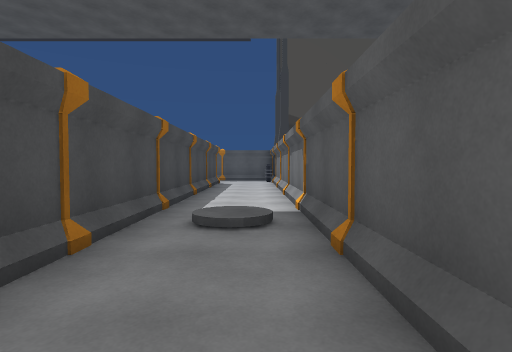
[1] (above)

24 first-person views from a walk through a scene from a Unity 3-D project. The camera is 1.3 m above the floor, tilts 2° down and sees 80° across. Doors are open. The floor is counted in squares, 2 m on a side. Each view is taken from the middle of a square. On the plan, view 1 faces up. The plan holds only what a view shows up to about 10 squares ahead; the rest is blank. The place goes on beyond the plan. The player character is not drawn. Some surface patterns are stand-ins.

[2]
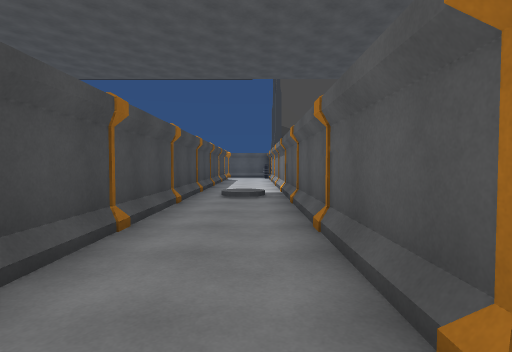

[3]
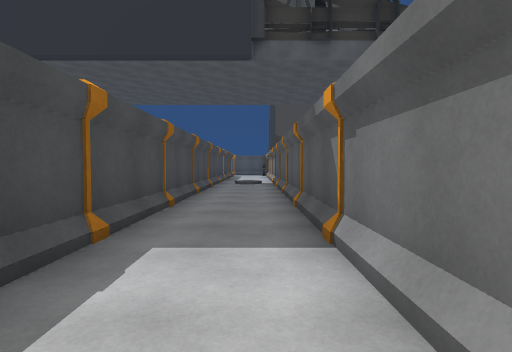

[4]
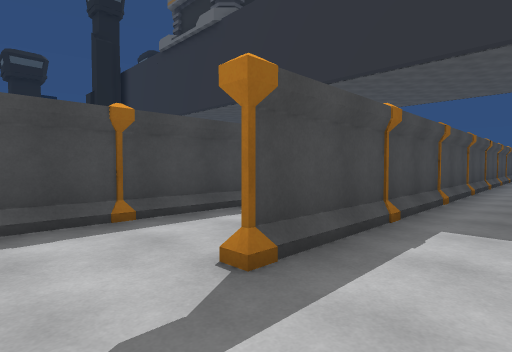

[5]
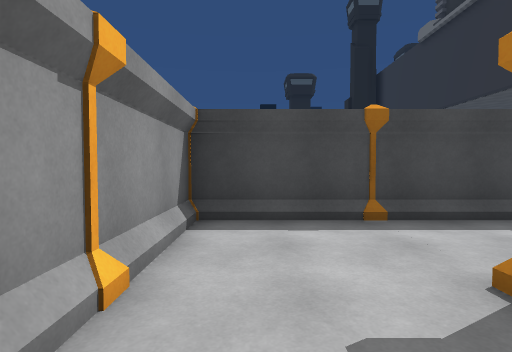

[6]
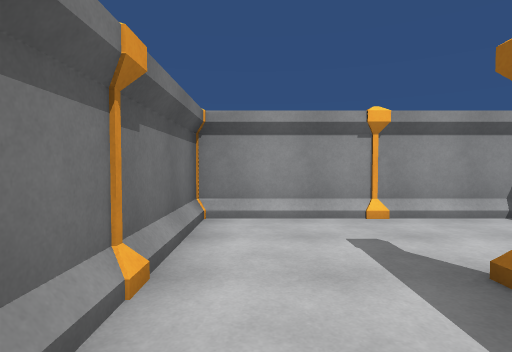

[7]
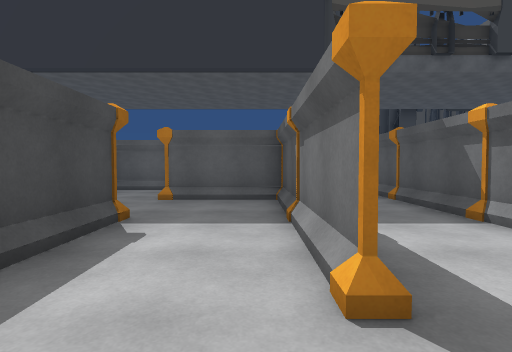

[8]
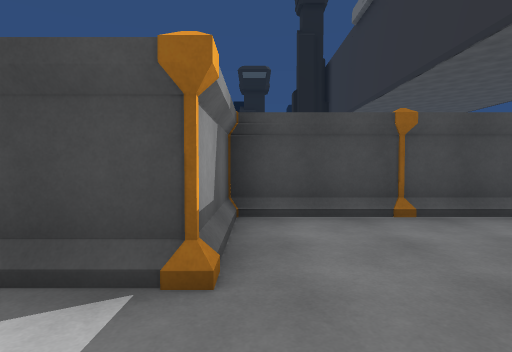

[9]
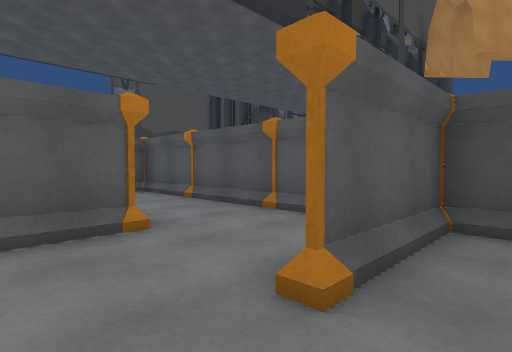

[10]
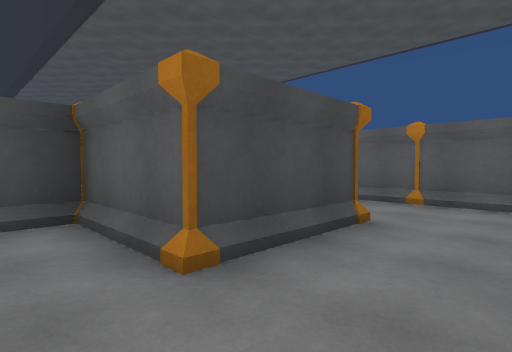

[11]
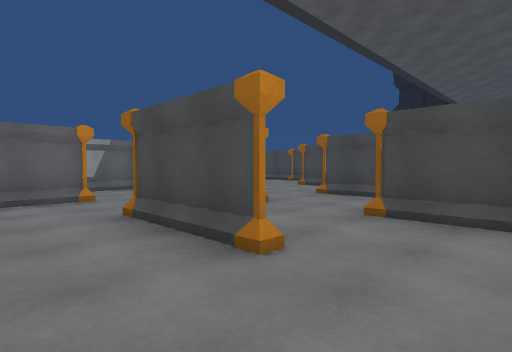

[12]
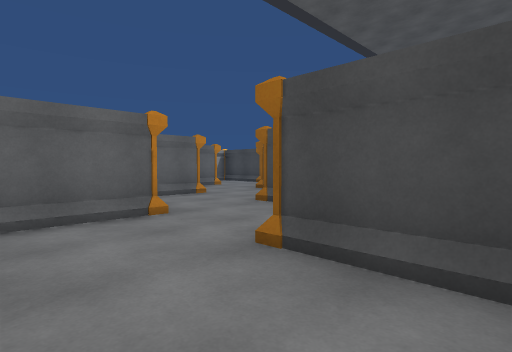

[13]
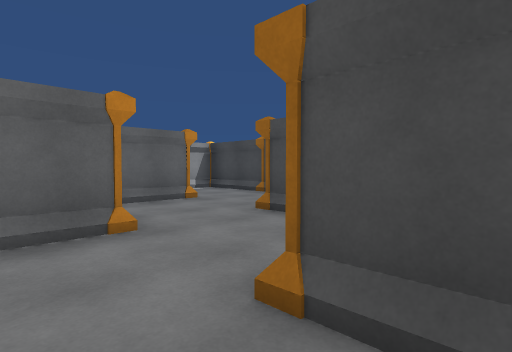

[14]
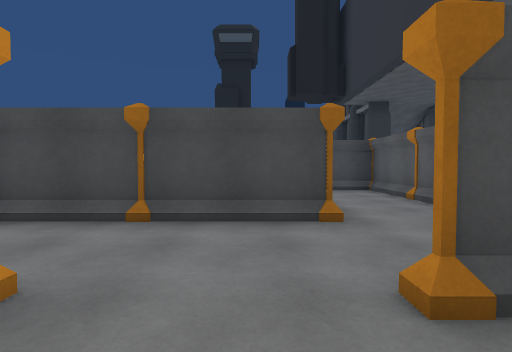

[15]
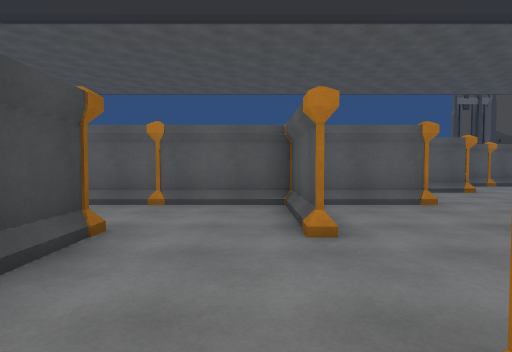

[16]
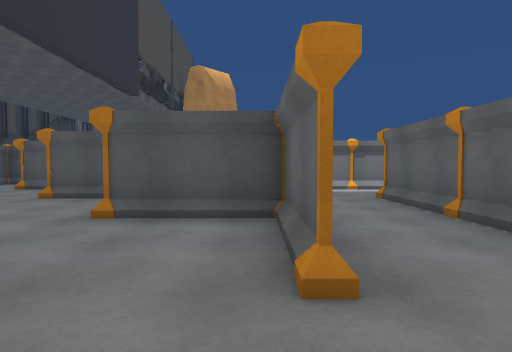

[17]
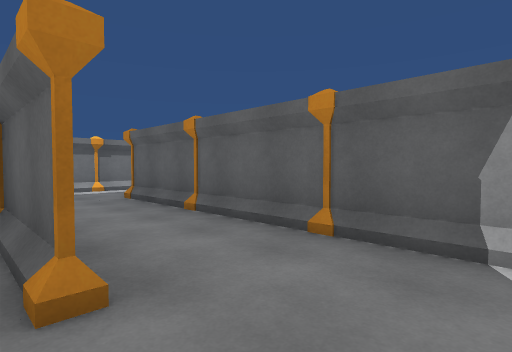

[18]
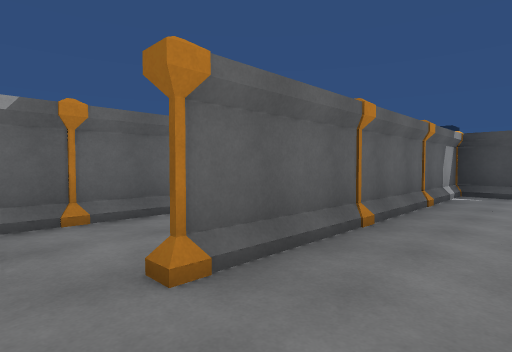

[19]
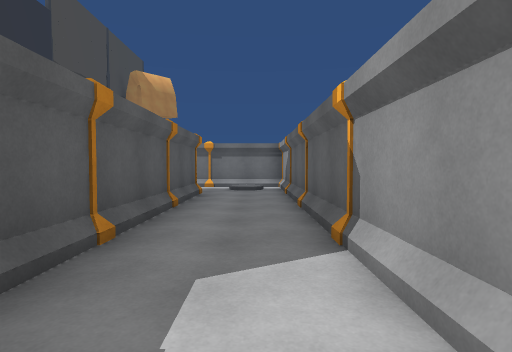

[20]
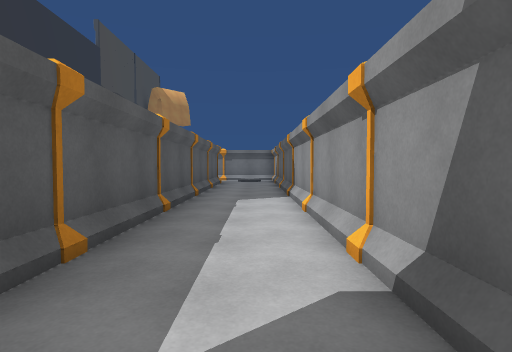

[21]
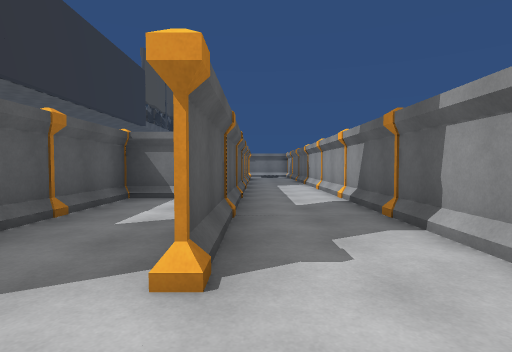

[22]
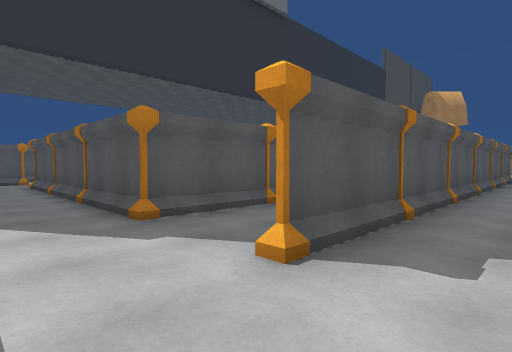

[23]
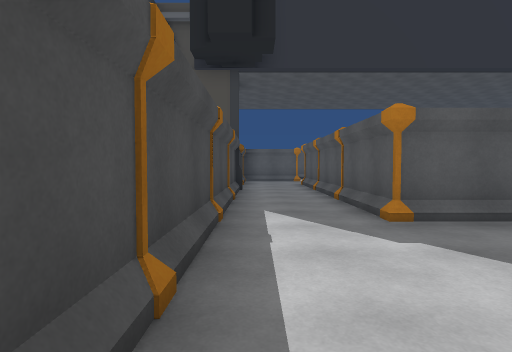

[24]
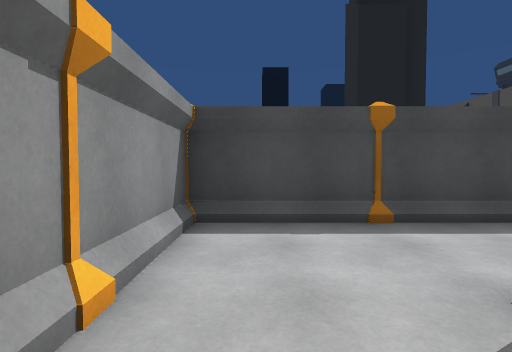

### Floor plan
Ten units are one square. View 1 is at (0, 0); x grows to the right and y downward. Boxes are objects, and circles mark ways between rooms. Rooms are numbered by the first view taken in them; rooms with no view inside come last. Other rooms are left out.
<svg viewBox="-230 -70 250 170">
<path fill="none" stroke="#000" d="M7 6 7 -64M-15 -65 -15 -6M7 46 7 26M-15 24 -15 46M-15 65 -15 45M-37 75 -37 60M-15 46 -15 66M-45 88 7 88 7 46M-37 44 -37 89M-44 -1 -55 -1M-59 5 -59 36M-55 44 -44 44M-15 45 -15 21 -38 21 -25 21M-15 -6 -15 4M-104 16 -104 6M-75 21 -70 21M-82 36 -82 25M-85 -1 -95 -1M-96 44 -85 44M-105 -1 -164 -1M-59 11 -59 5M-82 -14 -82 -5M-126 25 -126 66 -64 66M-55 -1 -44 -1M-65 -23 -70 -23M-66 66 -125 66M-37 -16 -37 -4M-59 -39 -59 -25M-125 88 -45 88M-15 -4 -15 -46 -49 -46M-171 5 -171 10M-37 89 -37 75M-193 36 -193 26M-155 44 -186 44M-149 54 -149 45M-215 24 -215 88 -125 88M-125 66 -186 66M7 26 7 6M-15 4 -15 24"/>
<rect x="-15" y="-55" width="10" height="10" fill="#bbb"><title>pillar</title></rect>
<rect x="5" y="-5" width="10" height="10" fill="#bbb"><title>pillar</title></rect>
<rect x="5" y="-25" width="10" height="10" fill="#bbb"><title>pillar</title></rect>
<rect x="5" y="-55" width="10" height="10" fill="#bbb"><title>pillar</title></rect>
<rect x="-15" y="35" width="10" height="10" fill="#bbb"><title>pillar</title></rect>
<rect x="5" y="35" width="10" height="10" fill="#bbb"><title>pillar</title></rect>
<rect x="-45" y="65" width="10" height="10" fill="#bbb"><title>pillar</title></rect>
<rect x="-25" y="65" width="20" height="10" fill="#bbb"><title>pillar</title></rect>
<rect x="-15" y="85" width="10" height="10" fill="#bbb"><title>pillar</title></rect>
<rect x="5" y="65" width="10" height="10" fill="#bbb"><title>pillar</title></rect>
<rect x="-65" y="15" width="10" height="10" fill="#bbb"><title>pillar</title></rect>
<rect x="-45" y="35" width="10" height="10" fill="#bbb"><title>pillar</title></rect>
<rect x="-45" y="15" width="10" height="10" fill="#bbb"><title>pillar</title></rect>
<rect x="-45" y="-5" width="10" height="10" fill="#bbb"><title>pillar</title></rect>
<rect x="-15" y="-5" width="10" height="10" fill="#bbb"><title>pillar</title></rect>
<rect x="-155" y="-5" width="10" height="10" fill="#bbb"><title>pillar</title></rect>
<rect x="-135" y="35" width="10" height="10" fill="#bbb"><title>pillar</title></rect>
<rect x="-135" y="15" width="10" height="10" fill="#bbb"><title>pillar</title></rect>
<rect x="-135" y="-5" width="10" height="10" fill="#bbb"><title>pillar</title></rect>
<rect x="-105" y="85" width="10" height="10" fill="#bbb"><title>pillar</title></rect>
<rect x="-105" y="65" width="10" height="10" fill="#bbb"><title>pillar</title></rect>
<rect x="-105" y="35" width="10" height="10" fill="#bbb"><title>pillar</title></rect>
<rect x="-105" y="15" width="10" height="10" fill="#bbb"><title>pillar</title></rect>
<rect x="-85" y="85" width="10" height="10" fill="#bbb"><title>pillar</title></rect>
<rect x="-85" y="65" width="10" height="10" fill="#bbb"><title>pillar</title></rect>
<rect x="-85" y="35" width="10" height="10" fill="#bbb"><title>pillar</title></rect>
<rect x="-85" y="15" width="10" height="10" fill="#bbb"><title>pillar</title></rect>
<rect x="-85" y="-5" width="10" height="10" fill="#bbb"><title>pillar</title></rect>
<rect x="-65" y="85" width="10" height="10" fill="#bbb"><title>pillar</title></rect>
<rect x="-65" y="65" width="10" height="10" fill="#bbb"><title>pillar</title></rect>
<rect x="-65" y="35" width="10" height="10" fill="#bbb"><title>pillar</title></rect>
<rect x="-65" y="-5" width="10" height="10" fill="#bbb"><title>pillar</title></rect>
<rect x="-65" y="-25" width="10" height="10" fill="#bbb"><title>pillar</title></rect>
<rect x="-45" y="-25" width="10" height="10" fill="#bbb"><title>pillar</title></rect>
<rect x="-45" y="-55" width="10" height="10" fill="#bbb"><title>pillar</title></rect>
<rect x="-25" y="-25" width="10" height="10" fill="#bbb"><title>pillar</title></rect>
<rect x="-225" y="65" width="10" height="10" fill="#bbb"><title>pillar</title></rect>
<rect x="-225" y="35" width="10" height="10" fill="#bbb"><title>pillar</title></rect>
<rect x="-195" y="85" width="10" height="10" fill="#bbb"><title>pillar</title></rect>
<rect x="-195" y="65" width="10" height="10" fill="#bbb"><title>pillar</title></rect>
<rect x="-195" y="35" width="10" height="10" fill="#bbb"><title>pillar</title></rect>
<rect x="-175" y="85" width="10" height="10" fill="#bbb"><title>pillar</title></rect>
<rect x="-175" y="65" width="10" height="10" fill="#bbb"><title>pillar</title></rect>
<rect x="-175" y="35" width="10" height="10" fill="#bbb"><title>pillar</title></rect>
<rect x="-155" y="85" width="10" height="10" fill="#bbb"><title>pillar</title></rect>
<rect x="-155" y="65" width="10" height="10" fill="#bbb"><title>pillar</title></rect>
<rect x="-135" y="85" width="10" height="10" fill="#bbb"><title>pillar</title></rect>
<rect x="-15" y="15" width="10" height="10" fill="#bbb"><title>pillar</title></rect>
<rect x="5" y="15" width="10" height="10" fill="#bbb"><title>pillar</title></rect>
<circle cx="0" cy="10" r="3" fill="#2a7"/>
<circle cx="0" cy="55" r="3" fill="#2a7"/>
<circle cx="0" cy="30" r="3" fill="#2a7"/>
<circle cx="-25" cy="55" r="3" fill="#2a7"/>
<circle cx="-25" cy="-10" r="3" fill="#2a7"/>
<circle cx="-130" cy="80" r="3" fill="#2a7"/>
<text x="0" y="-30">1</text>
<text x="0" y="40">2</text>
<text x="-20" y="70">3</text>
<text x="-40" y="20">4</text>
<text x="-90" y="20">5</text>
<text x="-180" y="60">6</text>
<text x="0" y="20">7</text>
</svg>
Room 1 opens to room 7. Room 2 opens to room 3. Room 2 opens to room 7. Room 3 opens to room 4. Room 4 opens to room 5. Room 5 opens to room 6.

Where each view was taken, in squares from view 1:
view 1: 0 up, 0 right, facing up
view 2: 3 down, 0 right, facing up
view 3: 7 down, 0 right, facing up
view 4: 8 down, 0 right, facing up-left
view 5: 8 down, 0 right, facing left
view 6: 5 down, 0 right, facing down
view 7: 8 down, 2 left, facing up
view 8: 4 down, 2 left, facing left
view 9: 3 down, 5 left, facing up-right
view 10: 1 down, 2 left, facing up-left
view 11: 4 up, 2 left, facing down-left
view 12: 4 up, 4 left, facing down-left
view 13: 1 up, 7 left, facing down-left
view 14: 3 down, 9 left, facing left
view 15: 5 down, 11 left, facing up
view 16: 4 down, 12 left, facing right
view 17: 4 down, 12 left, facing down-right
view 18: 5 down, 5 left, facing down-left
view 19: 8 down, 13 left, facing right
view 20: 8 down, 17 left, facing right
view 21: 7 down, 21 left, facing right
view 22: 8 down, 21 left, facing up-right
view 23: 8 down, 21 left, facing up
view 24: 8 down, 18 left, facing left
